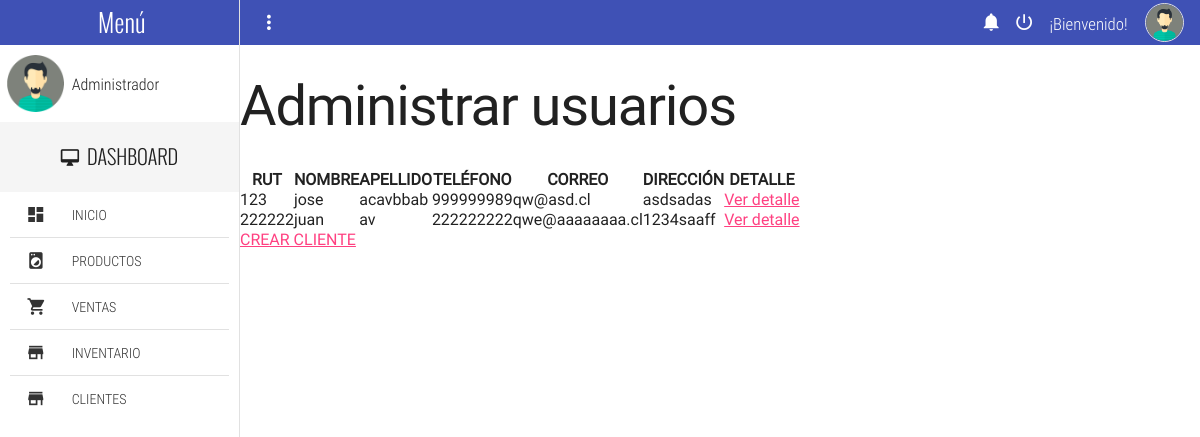
Page /clientes/ on the earlier database version.
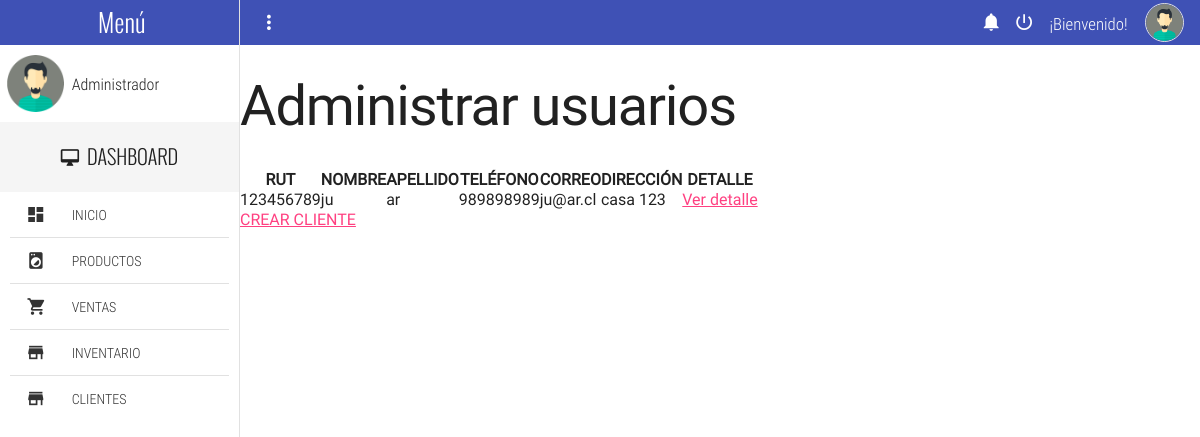
Same page on the later database version.
### empireapp/models.py (models this page shows, shortened)
class Cliente(AbstractBaseUser, PermissionsMixin):
    rut = models.CharField(max_length=12, unique=True, primary_key=True)
    nombre = models.CharField(max_length=100)
    apellido = models.CharField(max_length=100)
    correo = models.EmailField(max_length=100, unique=True)
    telefono = models.CharField(max_length=20)
    fecha_ncto = models.DateField(default=timezone.now)
    direccion = models.CharField(max_length=255)
    is_active = models.BooleanField(default=True)
    is_staff = models.BooleanField(default=False)
    objects = ClienteManager()
    USERNAME_FIELD = 'correo'
    REQUIRED_FIELDS = ['rut', 'nombre', 'apellido', 'telefono', 'fecha_ncto', 'direccion']

### empireapp/views.py (the view)
# urls.py: path('clientes/', clientes, name="clientes"),
def clientes(request):
    clientes = Cliente.objects.all()
    datos = {
        'clientes': clientes
    }
    return render(request, "empireapp/pages/dashboard/clientes.html", datos)

### empireapp/templates/empireapp/pages/dashboard/clientes.html (shortened to what this page needs)
{% extends "empireapp/pages/dashboard/home.html" %}
{% block contenido %}
    <h1>Administrar usuarios</h1>
    <table class="table table-hover">
        <thead>
            <tr>
                <th>RUT</th>
                <th>NOMBRE</th>
                <th>APELLIDO</th>
                <th>TELÉFONO</th>
                <th>CORREO</th>
                <th>DIRECCIÓN</th>
                <th>DETALLE</th>
            </tr>
        </thead>
        <tbody>
            {% for c in clientes %}
            <tr>
                <td>{{ c.rut }}</td>
                <td>{{ c.nombre }}</td>
                <td>{{ c.apellido }}</td>
                <td>{{ c.telefono }}</td>
                <td>{{ c.correo }}</td>
                <td>{{ c.direccion }}</td>
                <td>
                    <a href="{% url 'detallecliente' c.rut %}" role="button" class="btn btn-info text-light shadow rounded">Ver detalle</a>
                </td>
            </tr>
            {% endfor %}
        </tbody>
    </table>
    <a href="{% url 'crearcliente' %}" role="button" class="btn btn-info text-light shadow rounded">CREAR CLIENTE</a>
{% endblock contenido %}

Differences in the rows shown:
removed Cliente: rut "123", nombre "jose", apellido "acavbbab", telefono "999999989", correo "qw@asd.cl", direccion "asdsadas"
removed Cliente: rut "222222", nombre "juan", apellido "av", telefono "222222222", correo "qwe@aaaaaaaa.cl", direccion "1234saaff"
added Cliente: rut "123456789", nombre "ju", apellido "ar", telefono "989898989", correo "ju@ar.cl", direccion "casa 123"
